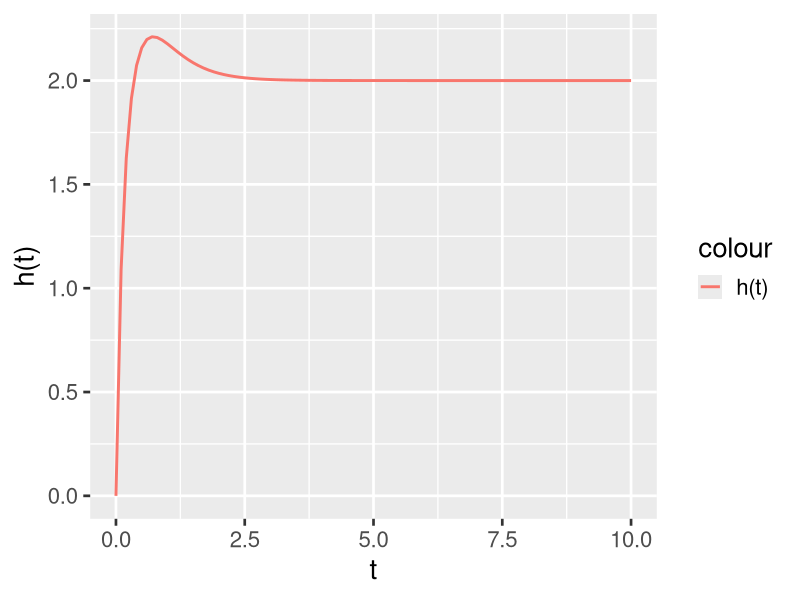

This figure's R source:
## ---- chunk 1
knitr::opts_chunk$set(echo = TRUE)
## ---- chunk 2
defaultW <- getOption("warn") 

options(warn = -1) 

rm(list=ls(all=TRUE))

# Bibliotecas
library(survminer)
library(survival)
library(ggfortify)

# Tempos de vida observados
tempos <- c(1,2,2,2,3,3,4,5,6,7)
# Indicador de falha (1: falha, 0 :censura)
censuras <- c(1,1,1,0,1,0,1,0,1,0)


# Ajuste por meio de um estimador de Kaplan-Meier
fit1 <- survfit(Surv(tempos,censuras)~1)

summary(fit1)

## ---- chunk 3
# Estimativa Nelson-Aalen
fit <- survfit(coxph(Surv(tempos,censuras) ~ 1))

summary(fit)
## ---- chunk 4
h <- function(x){
  return((2*exp(-2*x) + 4*exp(-4*x) - 6*exp(-6*x))/(exp(-2*x) + exp(-4*x) - exp(-6*x)))
}

p <- ggplot() + xlim(0,10)

p +
  geom_function(aes(colour = "h(t)"), fun = h, size = 1) +
  xlab("t") +
  ylab("h(t)") + 
  
  theme_grey(base_size = 20)
## ---- chunk 5
# Grupos
k <- 4
# Graus de liberdade
graus <- k-1
# p-valor
pchisq(10.62, df = graus, lower.tail = F)
